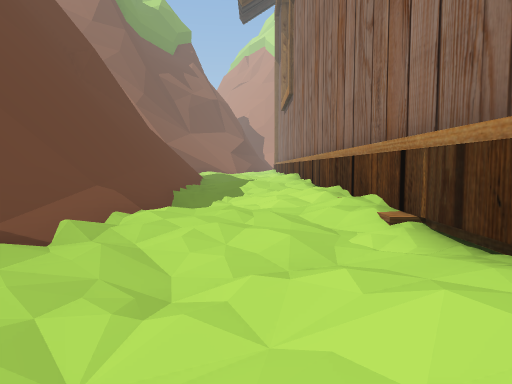
view 1 (above)

23 first-person views from a walk through a Unity game level. The camera is 1.2 m above the floor, tilts 4° down and sees 70° across. The floor is counted in squares, 2 m on a side. Each view is taken from the middle of a square. On the plan, view 1 faces up. The plan holds only what a view shows up to about 10 squares ahead; the rest is blank. The place goes on beyond the plan. The player is left out. Some animated figures are not drawn.

view 2
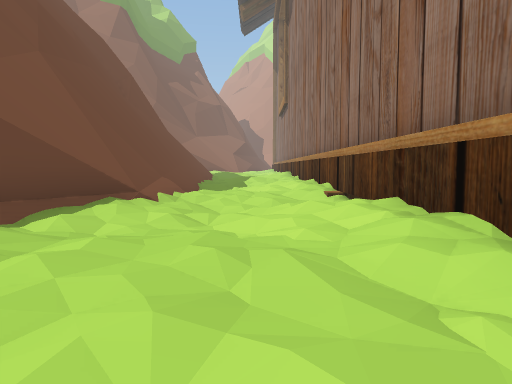

view 3
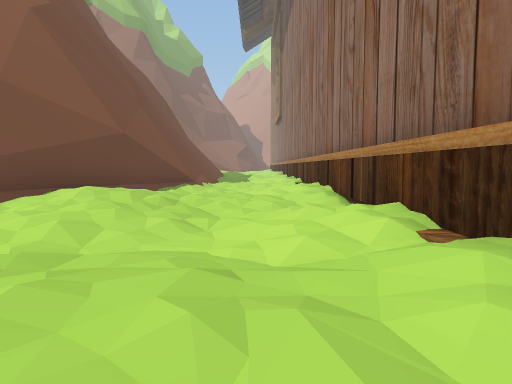

view 4
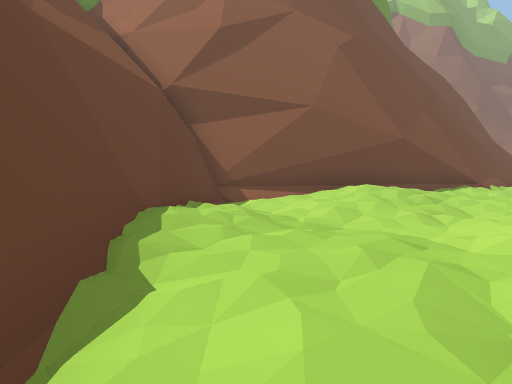

view 5
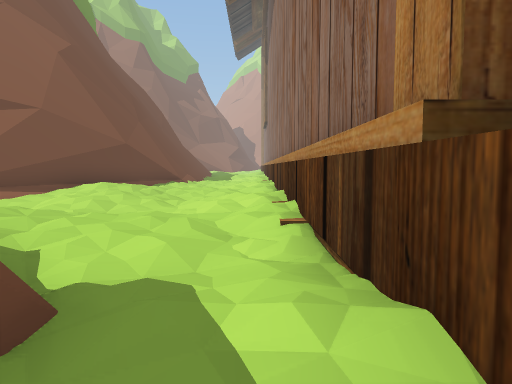

view 6
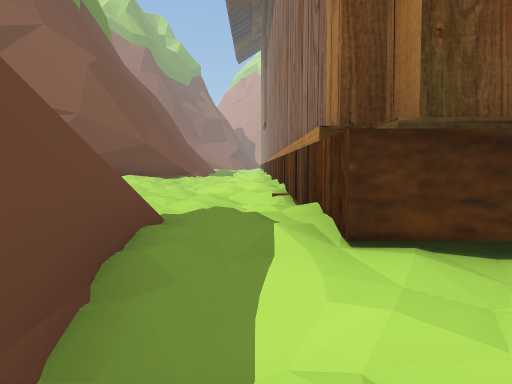

view 7
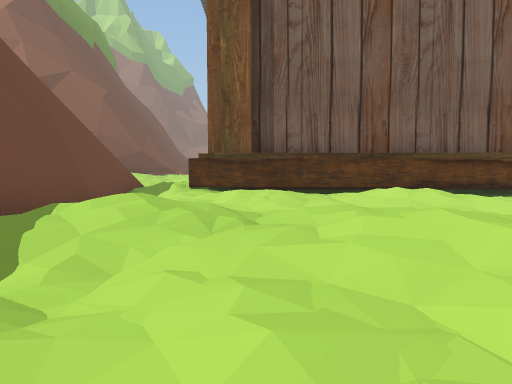

view 8
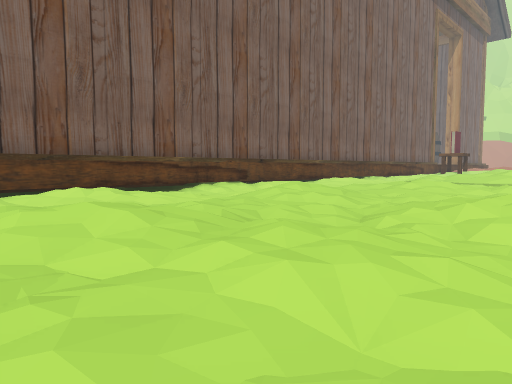

view 9
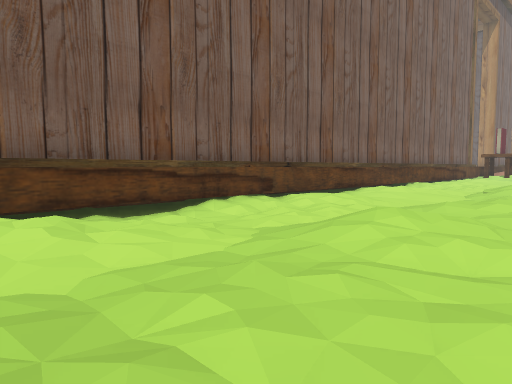

view 10
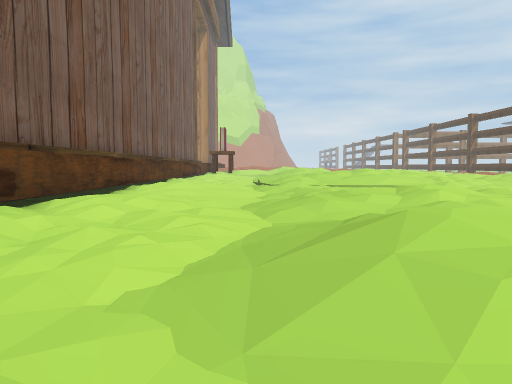

view 11
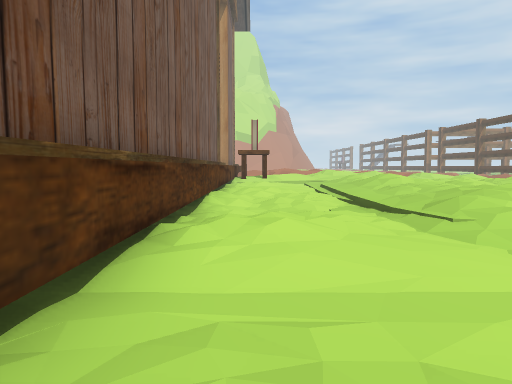

view 12
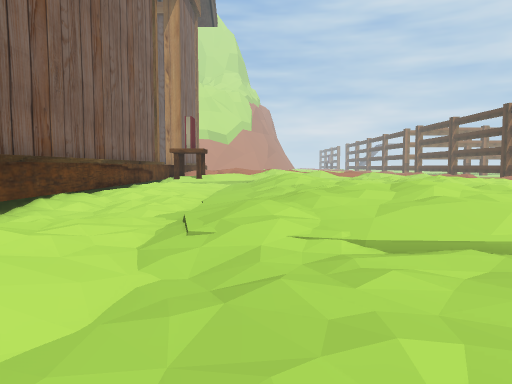

view 13
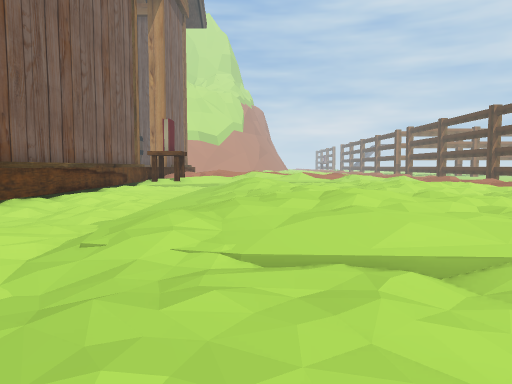

view 14
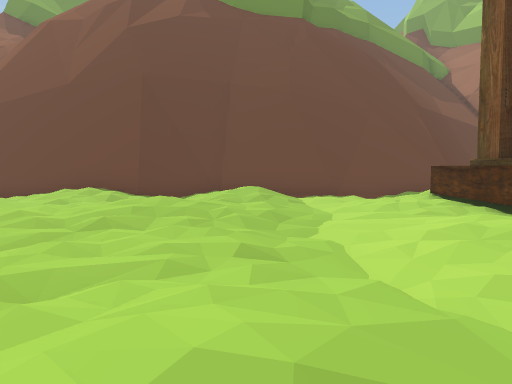

view 15
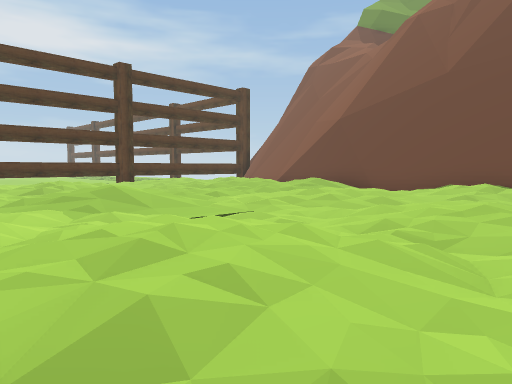

view 16
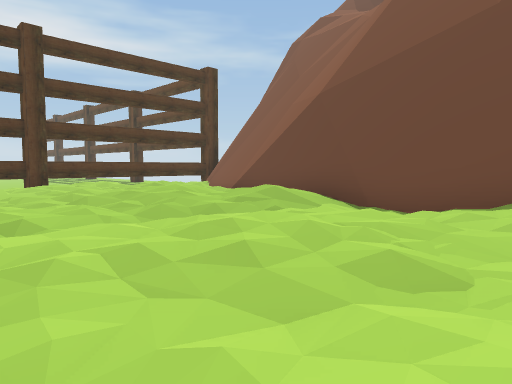

view 17
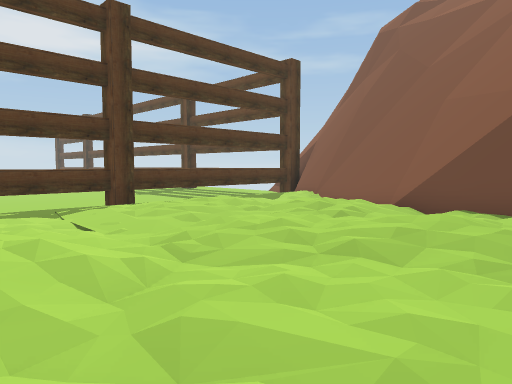

view 18
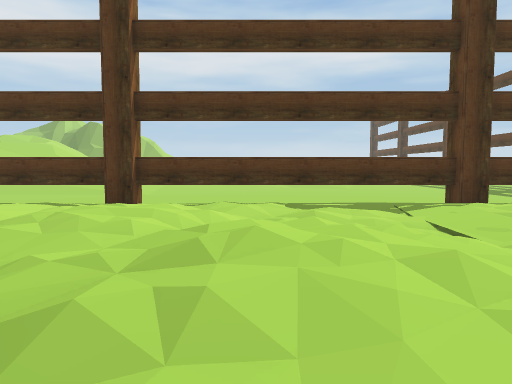

view 19
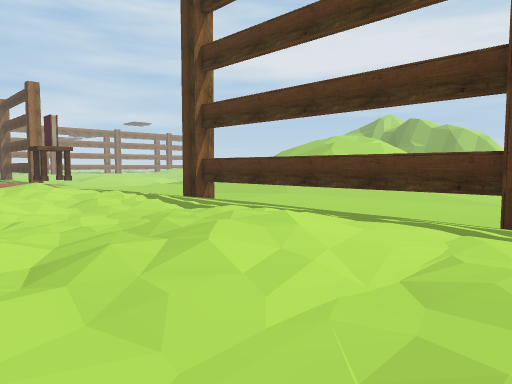

view 20
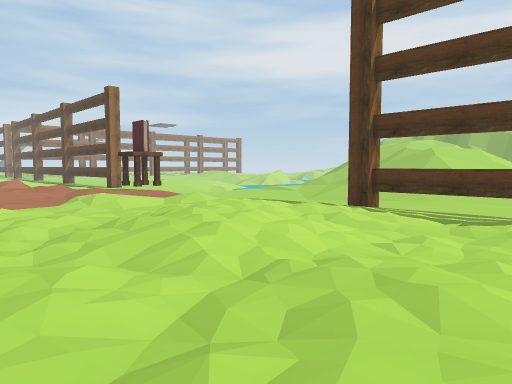

view 21
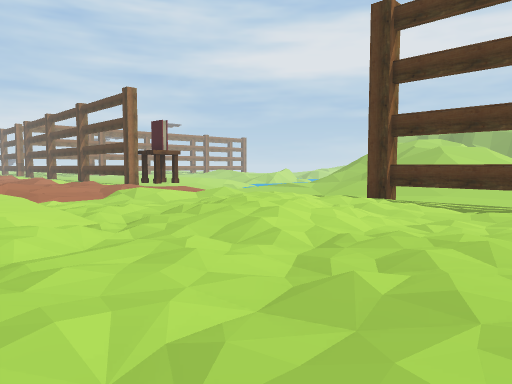

view 22
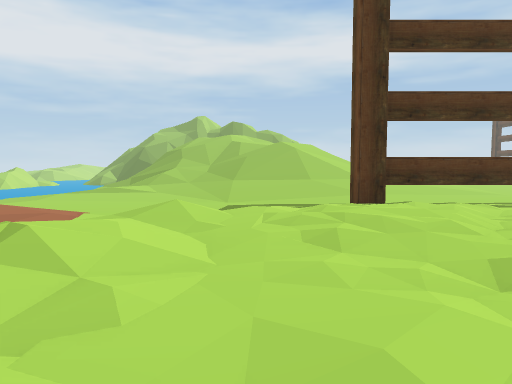

view 23
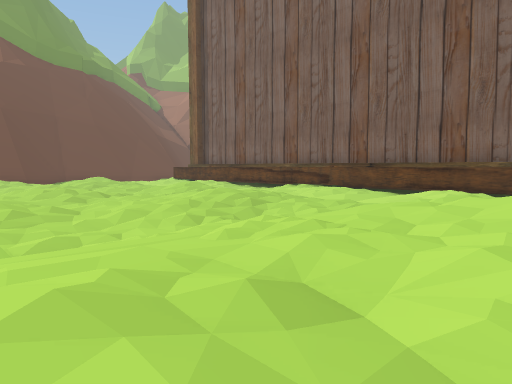

### Floor plan
Key: @ floor where view 1 was taken; # wall or solid block; . main floor; : floor 0.25 m higher than the main floor; - floor 0.25 m lower than the main floor; + floor 0.5 m higher than the main floor; _ floor 0.5 m lower than the main floor; * floor 0.75 m higher than the main floor; < floor 0.75 m lower than the main floor; % floor 1 m higher than the main floor; / step, stairs or slope; ^ raised ledge; T thing the floor can be seen under or through.
Columns run from 5 left of view 1 to 23 right of it. Each row starts with its distance up from view 1.
 10   ##:+:#
  9    #...#
  8    #.-.#
  7    #..:#
  6    #-.:#
  5    #..:#
  4    #:.:#
  3    #...#
  2   ##..:#
  1   #:..+#
  0  ##..@:#
 -1  #:::.:#
 -2 ##+:.:.#
 -3 #.::...#
 -4 #..:..+#
 -5 ##..-.:#
 -6  #::..:#
 -7  ##::./#
 -8   ##...#
 -9    ##/:#
-10     ##:####^###########  ####
-11     ##/^^^^^###^^^^#^^###^^^^
-12      #-.:..:.---.::..:.---.::
-13      #.....:..-......:..-....
-14      #.............-...///.//
-15      #:+.::..:+:.::..:++::::+
-16      #::::+::.::::+:::+*++++%
-17      #-.:::.....:::../+**+*++
-18      ##.:::...:...:../+*  +
-19      ##:..:..:+:..:..:++* :++
-20      ##....-..:...--.::++ +**
-21      ##:::.---.  :.--:++:::+
-22      #...:.....      :+*+
-23      #++:.:.+:.  :...
-24      #::+.:.::.  +::.:::::
-25     ##  +......  +:....:._///
-26     #.:::.-::.   ::.::...-_.:
-27    ##:+::..:+:......:+:.-//-.
-28    #/ ::..-::.....--::...//
-29       .::.--.::.:..--.::...
-30        :..-......:.-...../--.
-31         ..--..-....--..-- _//
-32        #T//TTTTT/T//T/     <<
-33         TTT    TT<TT<T     <<
-34         <<<<<<<<<<<<<__<<<<<<
-35         <<<<<<<<<<<<_ __-_<<<
-36                 <<<_

Where each view was taken, in squares from view 1:
view 1: 0 up, 0 right, facing up
view 2: 3 down, 0 right, facing up
view 3: 8 down, 0 right, facing up
view 4: 9 down, 1 right, facing up-left
view 5: 11 down, 1 right, facing up
view 6: 13 down, 1 right, facing up
view 7: 19 down, 3 right, facing up
view 8: 20 down, 3 right, facing up-right
view 9: 17 down, 5 right, facing up-right
view 10: 14 down, 7 right, facing right
view 11: 12 down, 12 right, facing right
view 12: 15 down, 13 right, facing right
view 13: 16 down, 13 right, facing right
view 14: 15 down, 10 right, facing left
view 15: 17 down, 10 right, facing down-left
view 16: 19 down, 6 right, facing down-left
view 17: 23 down, 7 right, facing down-left
view 18: 25 down, 7 right, facing down
view 19: 27 down, 9 right, facing down-right
view 20: 24 down, 12 right, facing down-right
view 21: 23 down, 12 right, facing down-right
view 22: 25 down, 19 right, facing down
view 23: 22 down, 19 right, facing up-left
